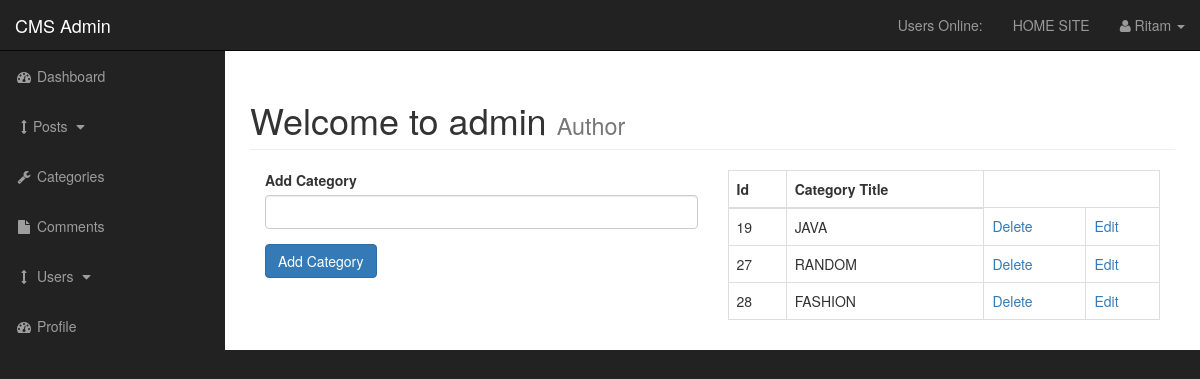
Screenshot of /admin/categories.php (signed in) with the database file from the repository.
### tables this page shows
CREATE TABLE `categories` (
  `cat_id` int(3) NOT NULL AUTO_INCREMENT,
  `cat_title` varchar(255) NOT NULL,
  PRIMARY KEY (`cat_id`)
);

### admin/categories.php (the view, shortened to what this page needs)
<?php include "includes/admin_header.php" ?>
    <div id="wrapper">
        <?php include "includes/admin_navigation.php" ?>
<div id="page-wrapper">
<div class="container-fluid">
    <div class="row">
        <div class="col-lg-12">
            <h1 class="page-header">
                Welcome to admin
                <small>Author</small>
            </h1>
            <div class="col-xs-6">
    <form action="" method="post">
      <div class="form-group">
         <label for="cat-title">Add Category</label>
          <input type="text" class="form-control" name="cat_title">
      </div>
       <div class="form-group">
          <input class="btn btn-primary" type="submit" name="submit" value="Add Category">
      </div>
    </form>
    </div>
            <div class="col-xs-6">
    <table class="table table-bordered table-hover">
        <thead>
            <tr>
                <th>Id</th>
                <th>Category Title</th>
            </tr>
        </thead>
        <tbody>
        <?php
    $query = "SELECT * FROM categories";
    $select_categories = mysqli_query($connection,$query);
    while($row = mysqli_fetch_assoc($select_categories)) {
    $cat_id = $row['cat_id'];
    $cat_title = $row['cat_title'];
    echo "<tr>";
    echo "<td>{$cat_id}</td>";
    echo "<td>{$cat_title}</td>";
   echo "<td><a href='categories.php?delete={$cat_id}'>Delete</a></td>";
   echo "<td><a href='categories.php?edit={$cat_id}'>Edit</a></td>";
    echo "</tr>";
    }
?>
        </tbody>
    </table>
                </div>
            </div>
        </div>
    </div>
</div>
    <?php include "includes/admin_footer.php" ?>

### admin/css/sb-admin.css (style rules this page uses)
body { margin-top: 100px; background-color: #222; }
@media (min-width:768px) { body { margin-top: 50px; } }
#wrapper { padding-left: 0; }
#page-wrapper { width: 100%; padding: 0; background-color: #fff; }
@media (min-width:768px) { #wrapper { padding-left: 225px; } }
@media (min-width:768px) { #page-wrapper { padding: 10px; } }

### rows the page displays
categories: cat_id "19", cat_title "JAVA"
categories: cat_id "27", cat_title "RANDOM"
categories: cat_id "28", cat_title "FASHION"

### other values shown
$_SESSION['username'] "Ritam"
